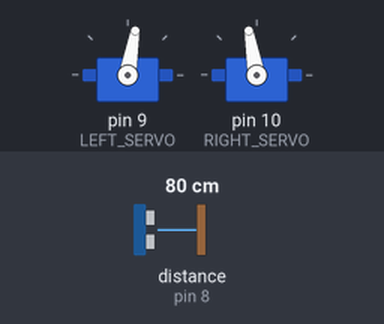
Bench run of a sketch on a simulated Arduino Uno, built with avr-gcc and run on an emulated ATmega328P. On the bench: 2 × servo. Inputs (shaded band) come from the test bench; at power-on: distance to the obstacle (sensor on pin 8) 80 cm. What the sketch prints to the serial monitor is not drawn.

Above: at 0.05 s.
Timing chart, 0 to 4.7 s (numbered marks = the images above):
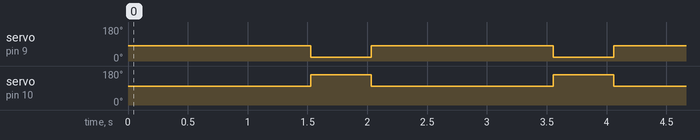

Measured:
- by itself, servo on pin 9 (LEFT_SERVO): alternates 80° for 1.5 s and 20° for 0.51 s
- by itself, servo on pin 10 (RIGHT_SERVO): alternates 160° for 0.51 s and 100° for 1.5 s

The sketch:

UltrasonicBlockIdentify.ino
```cpp
#include <HCSR04.h>
#include <Servo.h>
#define LEFT_SERVO 9
#define RIGHT_SERVO 10

Servo left_servo;
Servo right_servo;
UltraSonicDistanceSensor distanceSensorFront(11, 8);


void setup() {
  left_servo.attach(LEFT_SERVO);
  right_servo.attach(RIGHT_SERVO);
  left_servo.write(80);
  right_servo.write(100);
  // left_servo.write(20);
  // right_servo.write(160);
  Serial.begin(115200);
}

void loop() {
  int block_checking = 0;
  for (int i=0; i<3; i++){
    if (check_block()){
      block_checking++;
    }
    delay(500);
  }
  if (block_checking > 1){
    Serial.println("Low-Density");
  } else {
    Serial.println("High-Density");
  }
}

int check_block(){ //returns true for low-density block
  left_servo.write(80);
  right_servo.write(100);
  int average = 0;
  for (int i=0; i<100; i++){
    int us_val = distanceSensorFront.measureDistanceCm();
    if (us_val < 0){
      average += 100;
    } else {
      average += us_val;
    }
    delay(10);
  }
  average = average/100;
  Serial.println(average);
  left_servo.write(20);
  right_servo.write(160);
  return (average<80);
}
```
